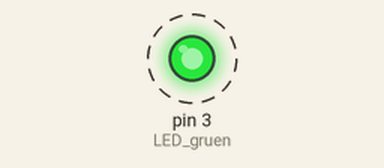
Bench run of a sketch on a simulated Arduino Uno, built with avr-gcc and run on an emulated ATmega328P. On the bench: output pins drawn as LEDs (lit = HIGH). Dashed ring = blinking. What the sketch prints to the serial monitor is not drawn.

Above: at 0.5 s.
Timing chart, 0 to 4.6 s (numbered marks = the images above):
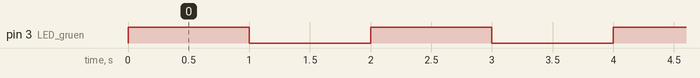

The sketch:

Teil1_LED_blinken.ino
```cpp
/*Funktion: LED blinkt im Sekundentakt
  Programmierer: Christian Lehmann
  letzte Änderung: 11.09.2020
  Version: 0.01

  Hardware: grüne LED an PIN 3 und einen 220 Ohm Widerstand

*/

#define LED_gruen 3 // Variable für den Ausgangspin der gruenen LED

void setup()
{
  pinMode(LED_gruen, OUTPUT); //LED Grün
  Serial.begin(9600); //zur Kontrolle
}

void loop()
{
  /*******************LED im sekundentakt an- und ausschalten*******************/
  digitalWrite(LED_gruen, HIGH);        //LED an
  Serial.println("LED an" );
  delay(1000);                  //1s warten
  digitalWrite(LED_gruen, LOW);         //LED aus
  Serial.println("LED aus" );
  delay(1000);

}
```

Measured:
- by itself, pin 3 (LED_gruen): alternates HIGH for 1.0 s and LOW for 1.0 s
